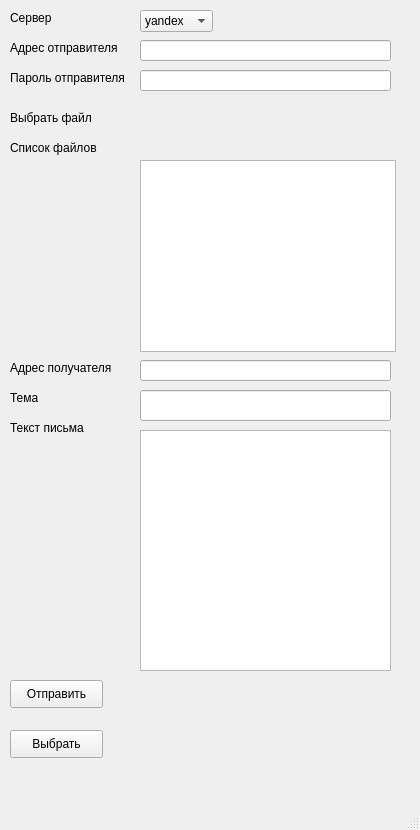
<?xml version="1.0" encoding="UTF-8"?>
<ui version="4.0">
 <class>EmailSenderApp</class>
 <widget class="QMainWindow" name="EmailSenderApp">
  <property name="enabled">
   <bool>true</bool>
  </property>
  <property name="geometry">
   <rect>
    <x>0</x>
    <y>0</y>
    <width>420</width>
    <height>830</height>
   </rect>
  </property>
  <property name="windowTitle">
   <string>MainWindow</string>
  </property>
  <property name="autoFillBackground">
   <bool>false</bool>
  </property>
  <widget class="QWidget" name="centralwidget">
   <widget class="QLabel" name="theme_mail_label">
    <property name="geometry">
     <rect>
      <x>10</x>
      <y>390</y>
      <width>111</width>
      <height>16</height>
     </rect>
    </property>
    <property name="text">
     <string>Тема</string>
    </property>
   </widget>
   <widget class="QLabel" name="text_mail_label">
    <property name="geometry">
     <rect>
      <x>10</x>
      <y>420</y>
      <width>111</width>
      <height>16</height>
     </rect>
    </property>
    <property name="text">
     <string>Текст письма</string>
    </property>
   </widget>
   <widget class="QPushButton" name="button_send">
    <property name="geometry">
     <rect>
      <x>10</x>
      <y>680</y>
      <width>93</width>
      <height>28</height>
     </rect>
    </property>
    <property name="text">
     <string>Отправить</string>
    </property>
   </widget>
   <widget class="QLabel" name="address_name_label">
    <property name="geometry">
     <rect>
      <x>10</x>
      <y>360</y>
      <width>121</width>
      <height>16</height>
     </rect>
    </property>
    <property name="text">
     <string>Адрес получателя</string>
    </property>
   </widget>
   <widget class="QLineEdit" name="theme_mail_text_field">
    <property name="geometry">
     <rect>
      <x>140</x>
      <y>390</y>
      <width>251</width>
      <height>31</height>
     </rect>
    </property>
    <property name="text">
     <string/>
    </property>
   </widget>
   <widget class="QLineEdit" name="address_name_text_field">
    <property name="geometry">
     <rect>
      <x>140</x>
      <y>360</y>
      <width>251</width>
      <height>21</height>
     </rect>
    </property>
    <property name="text">
     <string/>
    </property>
   </widget>
   <widget class="QTextEdit" name="text_mail_text_field">
    <property name="geometry">
     <rect>
      <x>140</x>
      <y>430</y>
      <width>251</width>
      <height>241</height>
     </rect>
    </property>
   </widget>
   <widget class="QLabel" name="server_label">
    <property name="geometry">
     <rect>
      <x>10</x>
      <y>10</y>
      <width>101</width>
      <height>16</height>
     </rect>
    </property>
    <property name="text">
     <string>Сервер</string>
    </property>
   </widget>
   <widget class="QComboBox" name="comboBox">
    <property name="geometry">
     <rect>
      <x>140</x>
      <y>10</y>
      <width>73</width>
      <height>22</height>
     </rect>
    </property>
    <item>
     <property name="text">
      <string>yandex</string>
     </property>
    </item>
    <item>
     <property name="text">
      <string>gmail</string>
     </property>
    </item>
    <item>
     <property name="text">
      <string>mail</string>
     </property>
    </item>
   </widget>
   <widget class="QLabel" name="address_sender_label">
    <property name="geometry">
     <rect>
      <x>10</x>
      <y>40</y>
      <width>121</width>
      <height>16</height>
     </rect>
    </property>
    <property name="text">
     <string>Адрес отправителя</string>
    </property>
   </widget>
   <widget class="QLineEdit" name="address_sender_field">
    <property name="geometry">
     <rect>
      <x>140</x>
      <y>40</y>
      <width>251</width>
      <height>21</height>
     </rect>
    </property>
    <property name="text">
     <string/>
    </property>
   </widget>
   <widget class="QLabel" name="pass_sender_label">
    <property name="geometry">
     <rect>
      <x>10</x>
      <y>70</y>
      <width>121</width>
      <height>16</height>
     </rect>
    </property>
    <property name="text">
     <string>Пароль отправителя</string>
    </property>
   </widget>
   <widget class="QLineEdit" name="password_sender_field">
    <property name="geometry">
     <rect>
      <x>140</x>
      <y>70</y>
      <width>251</width>
      <height>21</height>
     </rect>
    </property>
    <property name="text">
     <string/>
    </property>
   </widget>
   <widget class="QLabel" name="choose_label_label">
    <property name="geometry">
     <rect>
      <x>10</x>
      <y>110</y>
      <width>121</width>
      <height>16</height>
     </rect>
    </property>
    <property name="text">
     <string>Выбрать файл</string>
    </property>
   </widget>
   <widget class="QLabel" name="list_view_label">
    <property name="geometry">
     <rect>
      <x>10</x>
      <y>140</y>
      <width>121</width>
      <height>16</height>
     </rect>
    </property>
    <property name="text">
     <string>Список файлов</string>
    </property>
   </widget>
   <widget class="QListView" name="listView">
    <property name="geometry">
     <rect>
      <x>140</x>
      <y>160</y>
      <width>256</width>
      <height>192</height>
     </rect>
    </property>
   </widget>
   <widget class="QPushButton" name="button_send_2">
    <property name="geometry">
     <rect>
      <x>10</x>
      <y>730</y>
      <width>93</width>
      <height>28</height>
     </rect>
    </property>
    <property name="text">
     <string>Выбрать</string>
    </property>
   </widget>
  </widget>
  <widget class="QStatusBar" name="statusbar"/>
 </widget>
 <resources/>
 <connections/>
</ui>
